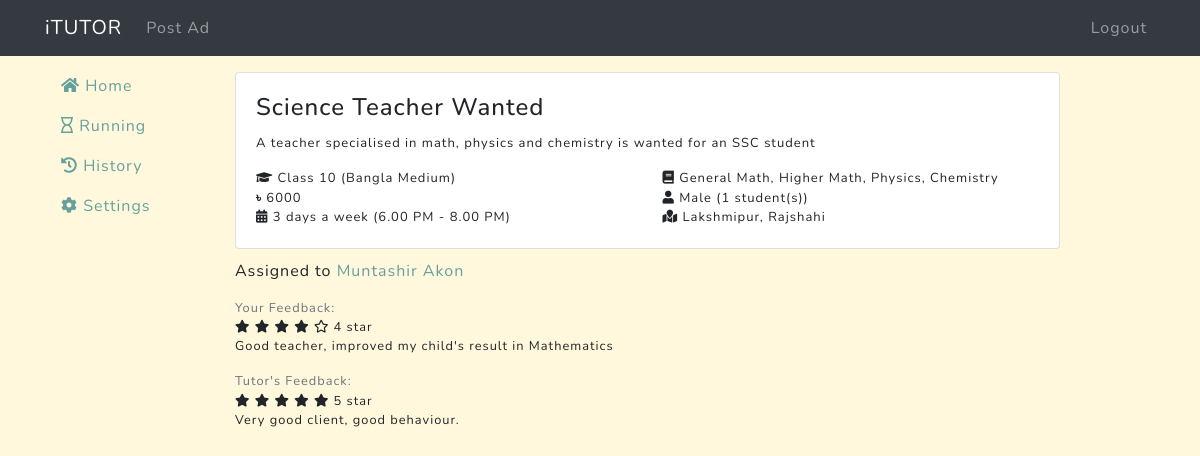
/client/ad/2/ (signed in), run on the app's committed database.
### tuition/models.py (models this page shows, shortened)
class Ad(models.Model):
    ad_time = models.DateTimeField(auto_now=True, verbose_name='Ad time')
    title = models.CharField(max_length=1000, null=False, verbose_name='Title')
    description = models.TextField(verbose_name='Description')
    subjects = models.CharField(max_length=1000, null=False, verbose_name='Subjects')
    type = models.CharField(max_length=200, null=False, verbose_name='Type')
    grade = models.CharField(max_length=200, null=False, verbose_name='Class')
    gender = models.CharField(max_length=20, verbose_name='Gender')
    pref_gender = models.CharField(max_length=20, verbose_name='Preferred Gender')
    std_count = models.IntegerField(verbose_name='Student Count')
    time = models.CharField(max_length=200, verbose_name='Teaching Time')
    days = models.IntegerField(null=False, verbose_name='How many days a week')
    location = models.CharField(max_length=1000, null=False, verbose_name='Location')
    salary = models.IntegerField(null=False, verbose_name='Monthly Salary')
    client = models.ForeignKey(User, on_delete=models.CASCADE)
    taken = models.BooleanField(default=False, verbose_name='Taken')  # Whether the job is taken
    timeout = models.DateTimeField(null=False, verbose_name='Run This Ad Until')  # The Ad will be available until that time

class Assignee(models.Model):  # taken = True
    ad = models.ForeignKey(Ad, on_delete=models.CASCADE, verbose_name="Ad")
    tutor = models.ForeignKey(User, on_delete=models.CASCADE, verbose_name="Tutor")
    from_date = models.DateField(null=False, verbose_name="Date Started")
    to_date = models.DateField(null=True, verbose_name="Date finished", blank=True)

### users/models.py (models this page shows, shortened)
class User(AbstractBaseUser):
    email = models.EmailField(
        verbose_name='Email address',
        max_length=255,
        unique=True,
    )
    is_active = models.BooleanField(default=True)
    is_admin = models.BooleanField(default=False)
    is_client = models.BooleanField(default=False)
    is_tutor = models.BooleanField(default=False)
    name = models.CharField(max_length=100, null=False, verbose_name='Full name')
    bio = models.CharField(max_length=1000, verbose_name='Bio')
    location = models.CharField(max_length=1000, verbose_name='Location')
    gender = models.CharField(max_length=20, verbose_name='Gender')
    title = models.CharField(max_length=1000, verbose_name='Overview title')  # Overview title
    overview = models.TextField(verbose_name='Overview')
    expertise = models.CharField(max_length=1000, verbose_name='Expertise')
    profile_img = models.TextField(verbose_name='Profile Image', blank=True)
    USERNAME_FIELD = 'email'
    REQUIRED_FIELDS = ['name']
    objects = UserManager()

### client/models.py (models this page shows, shortened)
class ClientFeedback(models.Model):
    ad = models.ForeignKey(Ad, on_delete=models.CASCADE)
    rating = models.IntegerField(verbose_name='Rating')
    feedback = models.TextField(verbose_name='Feedback')

### tutor/models.py (models this page shows, shortened)
class TutorFeedback(models.Model):
    ad = models.ForeignKey(Ad, on_delete=models.CASCADE)
    rating = models.IntegerField(verbose_name='Rating')
    feedback = models.TextField(verbose_name='Feedback')

### client/decorators.py (the view)
    def wrapper(request, *args, **kwargs):
        decorated_view_func = login_required(request)
        if not decorated_view_func.user.is_authenticated:
            messages.warning(request, 'Please login first')
            return redirect('login-page')
        if not request.user.is_client:
            return redirect('home-page')
        else:
            return function(request, *args, **kwargs)

### client/views.py (called while the page is built)
def get_feed(request, ad):
    _feedback = ClientFeedback.objects.filter(ad=ad)
    return {
        'ad': ad,
        'pk': ad.pk,
        'title': ad.title,
        'description': ad.description,
        'grade': ad.grade,
        'type': ad.type,
        'subjects': ad.subjects,
        'salary': ad.salary,
        'gender': ad.gender,
        'std_count': ad.std_count,
        'days': ad.days,
        'time': ad.time,
        'location': ad.location,
        'client': ad.client,
        'proposals': ad.proposal_set.count(),
        'feedback': _feedback[0] if _feedback.exists() else False,
    }

### client/templates/client/view_ad.html (shortened to what this page needs)
{% extends 'client/base_client.html' %}
{% block content %}
    <div class="view-ad">
      {% include 'client/single_ad.inc.html' %}
    </div>
    {% if assignee %}
        <p>Assigned to <a href="{% url 'client-profile' assignee.tutor.pk %}">{{ assignee.tutor.name }}</a></p>
    {% endif %}
    {% if c_feedback %}
    {% with feedback=c_feedback %}
    {% with whos_feedback='Your' %}
        {% include 'tutor/feedback.inc.html' %}
    {% endwith %}
    {% endwith %}
    {% elif assignee and not running %}
        <a href="{% url 'client-feedback' feed.pk %}" class="btn btn-dark btn-small m-1">Provide feedback</a>
    {% endif %}
    {% if t_feedback %}
    {% with feedback=t_feedback %}
    {% with whos_feedback="Tutor's" %}
        {% include 'tutor/feedback.inc.html' %}
    {% endwith %}
    {% endwith %}
    {% endif %}
{% endblock content %}

### client/templates/client/base_client.html (shortened to what this page needs)
{% load static %}
<!doctype html>
<html lang="en">
<head>
  <link rel="stylesheet" href="{% static 'vendor/bootstrap/css/bootstrap.min.css' %}">
  <link rel="stylesheet" href="https://cdnjs.cloudflare.com/ajax/libs/font-awesome/5.9.0/css/all.min.css" />
  <link href="{% static 'css/grayscale.min.css' %}" rel="stylesheet">
</head>
<body style="background-color: cornsilk;">
  <nav class="navbar navbar-expand-lg navbar-dark fixed-top bg-dark">
    <div class="container">
      <a class="navbar-brand js-scroll-trigger" href="{% url 'client-home' %}">iTUTOR</a>
      <div class="">
        <ul class="navbar-nav ml-auto">
          <li class="nav-item">
            <a class="nav-link" href="{% url 'client-new' %}">Post Ad</a>
          </li>
        </ul>
      </div>
      <div class="collapse navbar-collapse" id="navbarResponsive">
        <ul class="navbar-nav ml-auto">
          <li class="nav-item">
            <a class="nav-link" href="{% url 'tutor-logout' %}">Logout</a>
          </li>
        </ul>
      </div>
    </div>
  </nav>
  <header style="padding-top: 56px">
    <div class="container">
      <div class="row">
        <nav class="col-md-3 col-lg-2 sidebar">
          <div class="position-fixed">
            <ul class="nav flex-column">
              <li class="nav-item">
                <a class="nav-link {{ client_home }}" href="{% url 'client-home' %}">
                  <i class="fa fa-home"></i>
                  Home
                </a>
              </li>
              <li class="nav-item">
                <a class="nav-link {{ client_running }}" href="{% url 'client-running' %}">
                  <i class="far fa-hourglass"></i>
                  Running
                </a>
              </li>
              <li class="nav-item">
                <a class="nav-link {{ client_history }}" href="{% url 'client-history' %}">
                  <i class="fa fa-history"></i>
                  History
                </a>
              </li>
              <li class="nav-item">
                <a class="nav-link {{ client_settings }}" href="{% url 'client-settings' %}">
                  <i class="fa fa-cog"></i>
                  Settings
                </a>
              </li>
            </ul>
          </div>
        </nav>
        <div class="col-md-9 main-section">
        {% block content %}{% endblock %}
        </div>
      </div>
    </div>
  </header>
</body>
</html>

### client/templates/client/single_ad.inc.html (shortened to what this page needs)
{% if feed.proposals and show_applicant_number %}
<div class="ad border-info card" style="border-top-width: thick;">
  <div class="bg-info card-text text-light" style="padding: 0 10px;">
    {{ feed.proposals }} applicant(s)
  </div>
{% else %}
<div class="ad card">
{% endif %}
  <div class="card-body">
    <h4 class="card-title">
    {% if display_url %}
        <a class="card-link" href="{% url 'client-applicants' feed.pk %}">{{ feed.title }}</a>
    {% else %}
        {{ feed.title }}
    {% endif %}
    </h4>
    <p class="card-text">{{ feed.description }}</p>
    <div class="row">
      <div class="col-md-6" title="Class and medium"><i class="fa fa-graduation-cap"></i> {{ feed.grade }} ({{ feed.type }})</div>
      <div class="col-md-6" title="Subjects"><i class="fa fa-book"></i> {{ feed.subjects }}</div>
    </div>
    <div class="row">
      <div class="col-md-6" title="Monthly salary"><i class="fa">৳</i> {{ feed.salary }}</div>
      <div class="col-md-6" title="Student gender and count"><i class="fa fa-user"></i> {{ feed.gender }} ({{ feed.std_count }} student(s))</div>
    </div>
    <div class="row">
      <div class="col-md-6" title="Date and time">
        <i class="fa fa-calendar-alt"></i>
        {{ feed.days }} days a week
        {% if feed.time %}
            ({{ feed.time }})
        {% endif %}
      </div>
      <div class="col-md-6" title="Location"><i class="fa fa-map-marked"></i> {{ feed.location }}</div>
    </div>
  </div>
</div>

### tutor/templates/tutor/feedback.inc.html
<p class="card-text small">
  <span class="text-muted">{{ whos_feedback }} Feedback:</span><br>
  {% with ''|center:feedback.rating as range %}
  {% for _ in range %}
    <i class="fas fa-star"></i>
  {% endfor %}
  {% endwith %}
  {% with inv_rating=-5|add:feedback.rating %}
  {% widthratio inv_rating 1 -1 as inv_rating_p %}
  {% with ''|center:inv_rating_p as range %}
  {% for _ in range %}
    <i class="far fa-star"></i>
  {% endfor %}
  {% endwith %}
  {% endwith %}
  {{ feedback.rating }} star<br>
  {{ feedback.feedback }}</p>

### client/templates/client/view_ad.html (style rules this page uses)
div.view-ad { margin-top: 1rem; margin-bottom: 10px; }

### data on the page
Ad: title "Science Teacher Wanted", description "A teacher specialised in math, physics and chemistry is wanted for an SSC student", grade "Class 10", type "Bangla Medium", subjects "General Math, Higher Math, Physics, Chemistry", gender "Male", time "6.00 PM - 8.00 PM", location "Lakshmipur, Rajshahi"
Assignee: tutor.name "Muntashir Akon"
ClientFeedback: rating "4", feedback "Good teacher, improved my child's result in Mathematics"
TutorFeedback: rating "5", feedback "Very good client, good behaviour."

### other printed values
{{ feed.salary }} "6000"
{{ feed.std_count }} "1"
{{ feed.days }} "3"
{{ whos_feedback }} "Your Tutor's"
